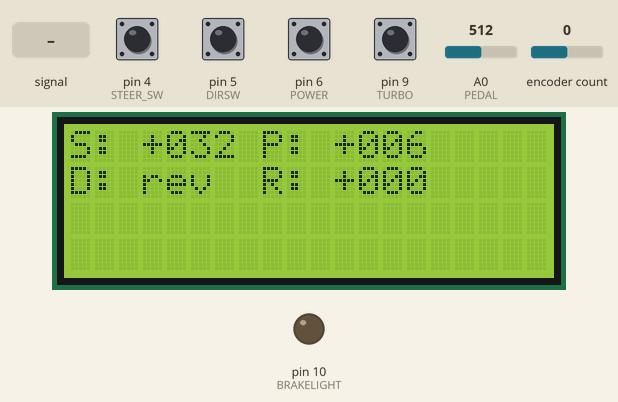
Recording of a sketch running on a simulated Arduino Nano, built with avr-gcc and run on an emulated ATmega328P. Parts: 20×4 character LCD, output pins drawn as LEDs (lit = HIGH). The test bench sets the inputs (shaded band); at power-on: pin 4 (STEER_SW), pin 5 (DIRSW), pin 6 (POWER), pin 9 (TURBO) HIGH, A0 (PEDAL) = 512, encoder count 0. What the sketch prints to the serial monitor is not drawn.

Above: at 2.2 s.
2.3 s: A0 (PEDAL) fed a 200 Hz sine of ±460 counts around its level
At 2.71 s:
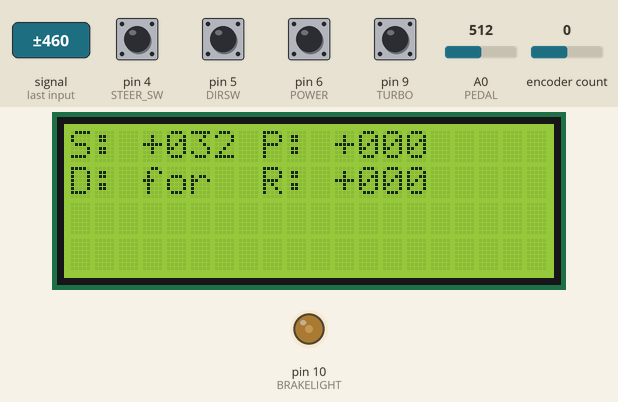
4.3 s: pin 6 (POWER) pulled LOW for 1 s
At 4.95 s:
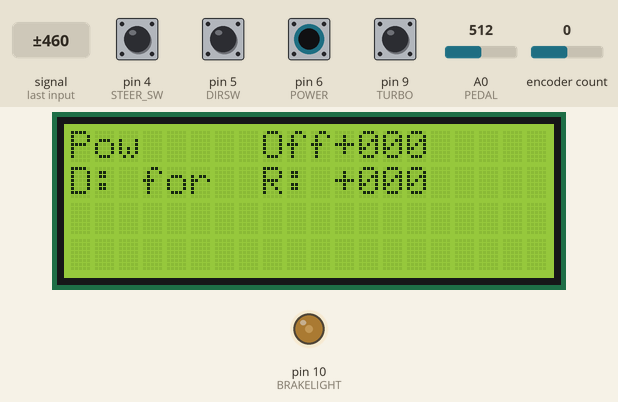
5.9 s: pin 9 (TURBO) pulled LOW for 1 s
At 6.97 s:
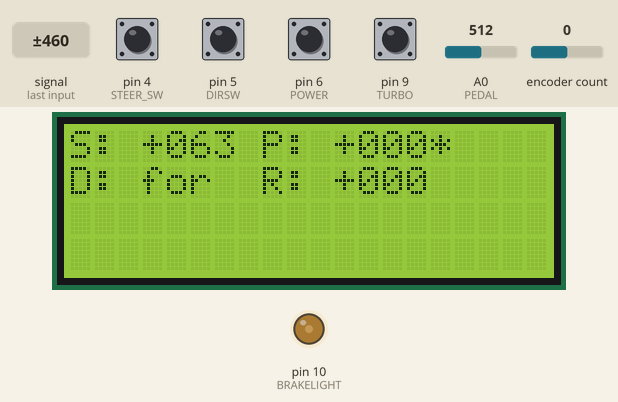
7.5 s: A0 (PEDAL) set to 716
At 9.2 s:
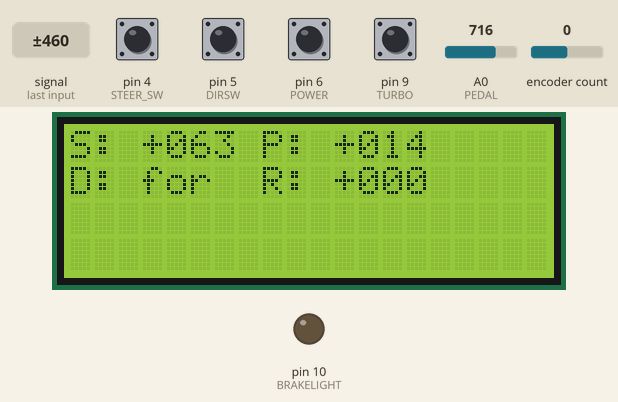
10.2 s: encoder count set to 1
At 11.2 s:
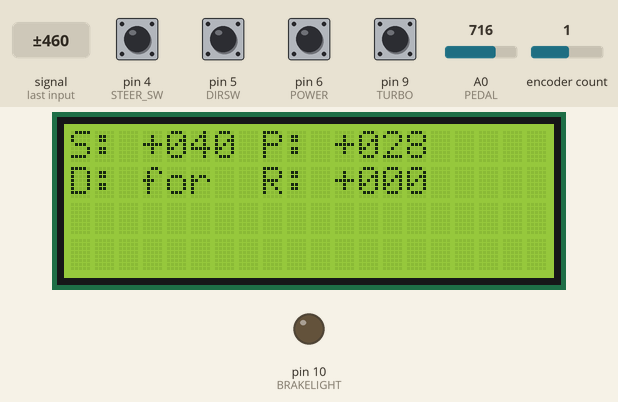
11.9 s: pin 4 (STEER_SW) pulled LOW for 0.15 s
At 13.8 s:
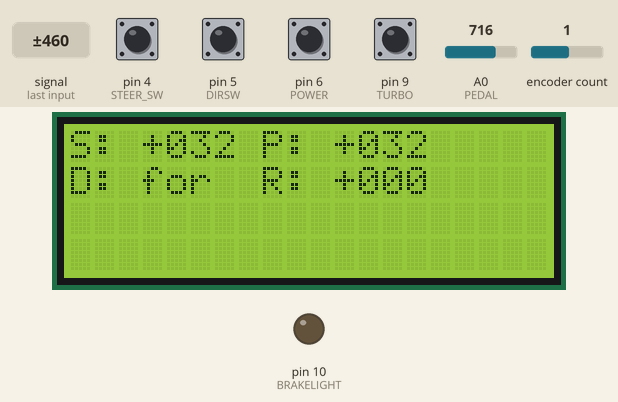
Timing chart, 0 to 15.2 s (numbered marks = the images above; inputs shaded):
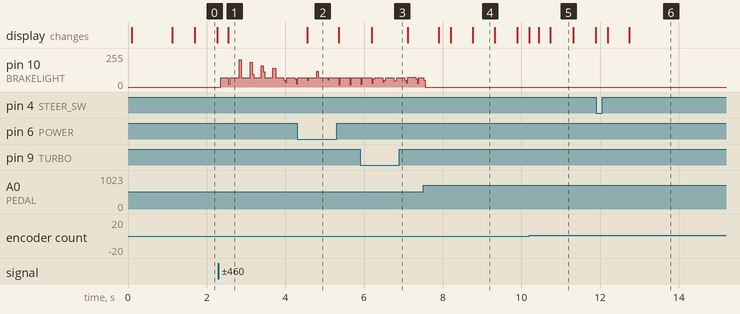

The sketch:

GoKartV4.ino
```cpp
/*
 * Author: Lucas Ruebsamen
 * Date: December 28, 2021
 *
 * Version 1.1 - Updated Jan 14, 2022
 * Version 1.4 - Updated Feb 9, 2022
 * Version 3.0 - Updated March 16, 2022
 * Version 3.1 - Updated April 20, 2022
 *
 * Changelog:
 * 1.0 - Original Version using Differential Steering
 * 1.1 - Remove reverse ability
 * 1.2 - Interrupt to count wheel rotation sensors (hall effect sensor)
 * 1.3 - Implement PID motor control
 * 1.4 - 500ms Timer2 interrupt to average wheel encoder counts.
 * 3.0 - Move to Cytron Driver board (serial) and steering encoder
 * 3.1 - Brake on Startup (Safety Feature)
 * 3.2 - Soft Acceleration
 *
 * Notes: Differential steering control using two BTS7960 motor drivers
 *        driving two 250W Scooter motors.
 *
 * Differential Steering Library: https://github.com/edumardo/DifferentialSteering
 * LCD Library: https://github.com/mrkaleArduinoLib/LiquidCrystal_I2C
 * PID Lbirary: https://github.com/imax9000/Arduino-PID-Library
 */

// SmartDriveDuo-60 Simplied Serial Mode (115200 baud) DIP SW SETTINGS:
// 11011100

/*
 * Timer0 - used for millis() micros() delay()… and is on pin 5, 6
 * Timer1 - 16bit timer is on pin 9, 10
 * Timer2 - 8bit timer is on pin 3, 11
 *
 */

#include <Wire.h>
#include <LiquidCrystal_I2C.h>
//#include "QuickPID.h"
//#include <MsTimer2.h>
//#include "DifferentialSteering.h"
#include <Encoder.h>

//#define PIDCONT

// PWM PINS on NANO: 3,5,6,9,10,11
// INTERRUPT PINS ON NANO: 2,3

// STEERING SENSOR (Rotary Encoder)
const uint8_t STEER_A = 7;
const uint8_t STEER_B = 8;
const uint8_t STEER_SW = 4;

//Pedal sensor pin
const uint8_t PEDAL = A0;

//turbo pin
const uint8_t TURBO = 9;

//power switch
const uint8_t POWER = 6;

//direction switch
const uint8_t DIRSW = 5;

//brake light
const uint8_t BRAKELIGHT = 10;

const uint8_t MAXIMUM = 40;

// differential steering
//const int brakeThreshold = 0;
//const int fPivYLimit = 32;  // 0 - 127 (A greater value will assign more of the joystick's range to pivoting) - default 32
//DifferentialSteering DiffSteer;

// instantiate our objects
LiquidCrystal_I2C lcd(0x27,20,4);  // set the LCD address to 0x27 for a 16 chars and 2 line display
Encoder steerEncoder(STEER_A, STEER_B);

const unsigned int sampleTime = 256;  // LCD UPDATE INTERVAL
const unsigned int accelTime = 500;   // ACCEL UPDATE INTERVAL
unsigned int MAX_POWER = 32;
unsigned long lastMillis = 0;
unsigned long lastMillisAccel = 0;
volatile uint16_t avgLeft = 0;
volatile uint16_t avgRight = 0;
int pedalPos;
int desiredPedalPos = 0;

// Update Acceleration
void updateAccel()
{
  if (desiredPedalPos < pedalPos) {
    pedalPos = desiredPedalPos;
  } else {
    int diff = ceil( ((float)(desiredPedalPos - pedalPos))*(0.1f) );

    if (pedalPos > 26) {
      diff = 1; // slow down acceleration at top speed.
    }
    pedalPos += diff;
    if (pedalPos > desiredPedalPos) {
      pedalPos = desiredPedalPos;
    }
    // check against max power
    if (pedalPos > MAX_POWER) {
      pedalPos = MAX_POWER;
    }
  }
}

// Run Once - Setup
void setup()
{
  Serial.begin(115200);
  // setup pins for speed sensors
  //pinMode(R_SEN, INPUT);
  //pinMode(L_SEN, INPUT);

  // pin for rotary switch
  pinMode(STEER_SW, INPUT_PULLUP);

  // setup pin for analog accelerator pedal
  pinMode(PEDAL, INPUT);
  pinMode(TURBO, INPUT_PULLUP);

  // setup pin for Power Switch
  pinMode(POWER, INPUT_PULLUP);

  pinMode(DIRSW, INPUT_PULLUP);
  pinMode(BRAKELIGHT, OUTPUT);

  // set initial speed to 0 for motor driver
  Serial.write(0b01000000);
  Serial.write(0b11000000);
  pedalPos = 0;
  desiredPedalPos = 0;

  lcd.init();   // initialize the lcd
  lcd.backlight();
  lcd.clear();
  lcd.print("GoKart v3.2");
  lcd.setCursor(0,1);
  lcd.print("Lucas Ruebsamen");
  delay(1000);
  lcd.clear();
  //DiffSteer.begin(fPivYLimit);
}

long positionSteering = -999;
long lastPosition = 0;
bool turboMode = false;
bool powerSwitch = false;
uint8_t direction = 1;  // current direction -- 1 is forward, 0 is reverse
uint8_t dirSwitch = 1;  // direction switch

// 0 = 0v to 1023 = 5v
// we need 0 - 127
void loop()
{
  char sVal[5];

  // read steering encoder
  positionSteering = steerEncoder.read();

  if (positionSteering > lastPosition) {
    MAX_POWER++;
    lastPosition = positionSteering;
    if (MAX_POWER >= MAXIMUM  ) {
      MAX_POWER = MAXIMUM;
    }

  } else if (positionSteering < lastPosition) {
    MAX_POWER--;
    lastPosition = positionSteering;
    if (MAX_POWER <= 7) {
      MAX_POWER = 7;
    }
  }

  // reset encoder on button push
  if(digitalRead(STEER_SW) == LOW) {
    steerEncoder.write(0);
    MAX_POWER = 32;
  }

  // read accelerator pedal (185 - 855)
  // Note: Cytron Driver - Serial mode takes 6 bit speed input (0 - 63)
  desiredPedalPos = analogRead(PEDAL);
  desiredPedalPos = map(desiredPedalPos, 186, 855, 0, 63);

  // brake enabled
  if (desiredPedalPos <= 2) {
    desiredPedalPos = 0;
    digitalWrite(BRAKELIGHT, HIGH);
    direction = dirSwitch;
  } else {
    digitalWrite(BRAKELIGHT, LOW);
  }

  if (desiredPedalPos >= 63) {
    desiredPedalPos = 63;
  }

  //read dir switch
  if (digitalRead(DIRSW) == LOW) {
    dirSwitch = 1;  // forward
  } else {
    dirSwitch = 0; // reverse
  }

  // read turbo switch
  if (digitalRead(TURBO) == LOW) {
    turboMode = true;
    MAX_POWER = 63;
  } else {
    //desiredPedalPos = floor(desiredPedalPos * 0.65);
    turboMode = false;
  }

  if (digitalRead(POWER) == LOW) {
    powerSwitch = false;
  } else {
    powerSwitch = true;
  }

  // if we want to go slower, immediately reduce speed
  if (desiredPedalPos < pedalPos) {
    pedalPos = desiredPedalPos;
  }

  // take pedal position and steering position and compute motor output

  // compute left motor
  unsigned char leftVal = pedalPos & 0b00111111;
  leftVal = (leftVal | 0b00000000) | (direction << 6);
  // compute right motor
  unsigned char rightVal = pedalPos & 0b00111111;
  rightVal = (rightVal | 0b10000000) | (direction << 6);

  // set motor direction
  //if (direction) {
  //  leftVal = leftVal | (1 << 6);
  //  rightVal = rightVal | (1 << 6);
  //}

  // Write serial data to motor driver
  if (powerSwitch) {
    // power is on, control motors
    Serial.write(leftVal);
    Serial.write(rightVal);
  } else {
    // power is off, motors disabled
    Serial.write(0b01000000);
    Serial.write(0b11000000);
  }

  // HANDLE ACCELERATION UPDATES HERE
  if (millis() - lastMillisAccel >= accelTime) {
    updateAccel();
    lastMillisAccel = millis();
  }

  // HANDLE LCD UPDATES HERE
  if (millis() - lastMillis >= sampleTime) {
    // 500ms has elapsed since last lcd update, time to update again
    lcd.setCursor(0,0); // col 0, row 0
    if (powerSwitch) {
      lcd.print("S: ");
      sprintf(sVal, "%+04d", (int)MAX_POWER);
      lcd.printstr(sVal);

      lcd.setCursor(8,0); // col 0, row 1
      lcd.print("P: ");

      if (turboMode == true) {
        sprintf(sVal,"%+04d*", (int)pedalPos);
      }else {
        sprintf(sVal,"%+04d ", (int)pedalPos);
      }
      lcd.printstr(sVal);

      lcd.setCursor(0,1); // col 0, row 1
      lcd.print("D: ");
      //lcd.print(xValue);
      //sprintf(sVal,"%+04d", (int)avgLeft);
      if (direction == 1) {
        sprintf(sVal,"rev");
      } else {
        sprintf(sVal, "for");
      }

      lcd.printstr(sVal);

      lcd.setCursor(8,1);   // col 8, row 1
      lcd.print("R: ");
      sprintf(sVal,"%+04d", (int)avgRight);
      lcd.printstr(sVal);
    } else {
      lcd.print("Pow     Off");
    }
    lastMillis = millis();
  }
}
```

Measured:
- after the input at 2.3 s, the display: changes after 0.25 s (image 1)
- after the input at 4.3 s, the display: changes after 0.25 s (image 2)
- after the input at 5.9 s, the display: changes after 0.29 s (image 3)
- after the input at 7.5 s, the display: first changes after 0.40 s (image 4 shows a later state)
- what the display in image 4 shows lasts 0.5 s, from 8.8 s to 9.3 s
